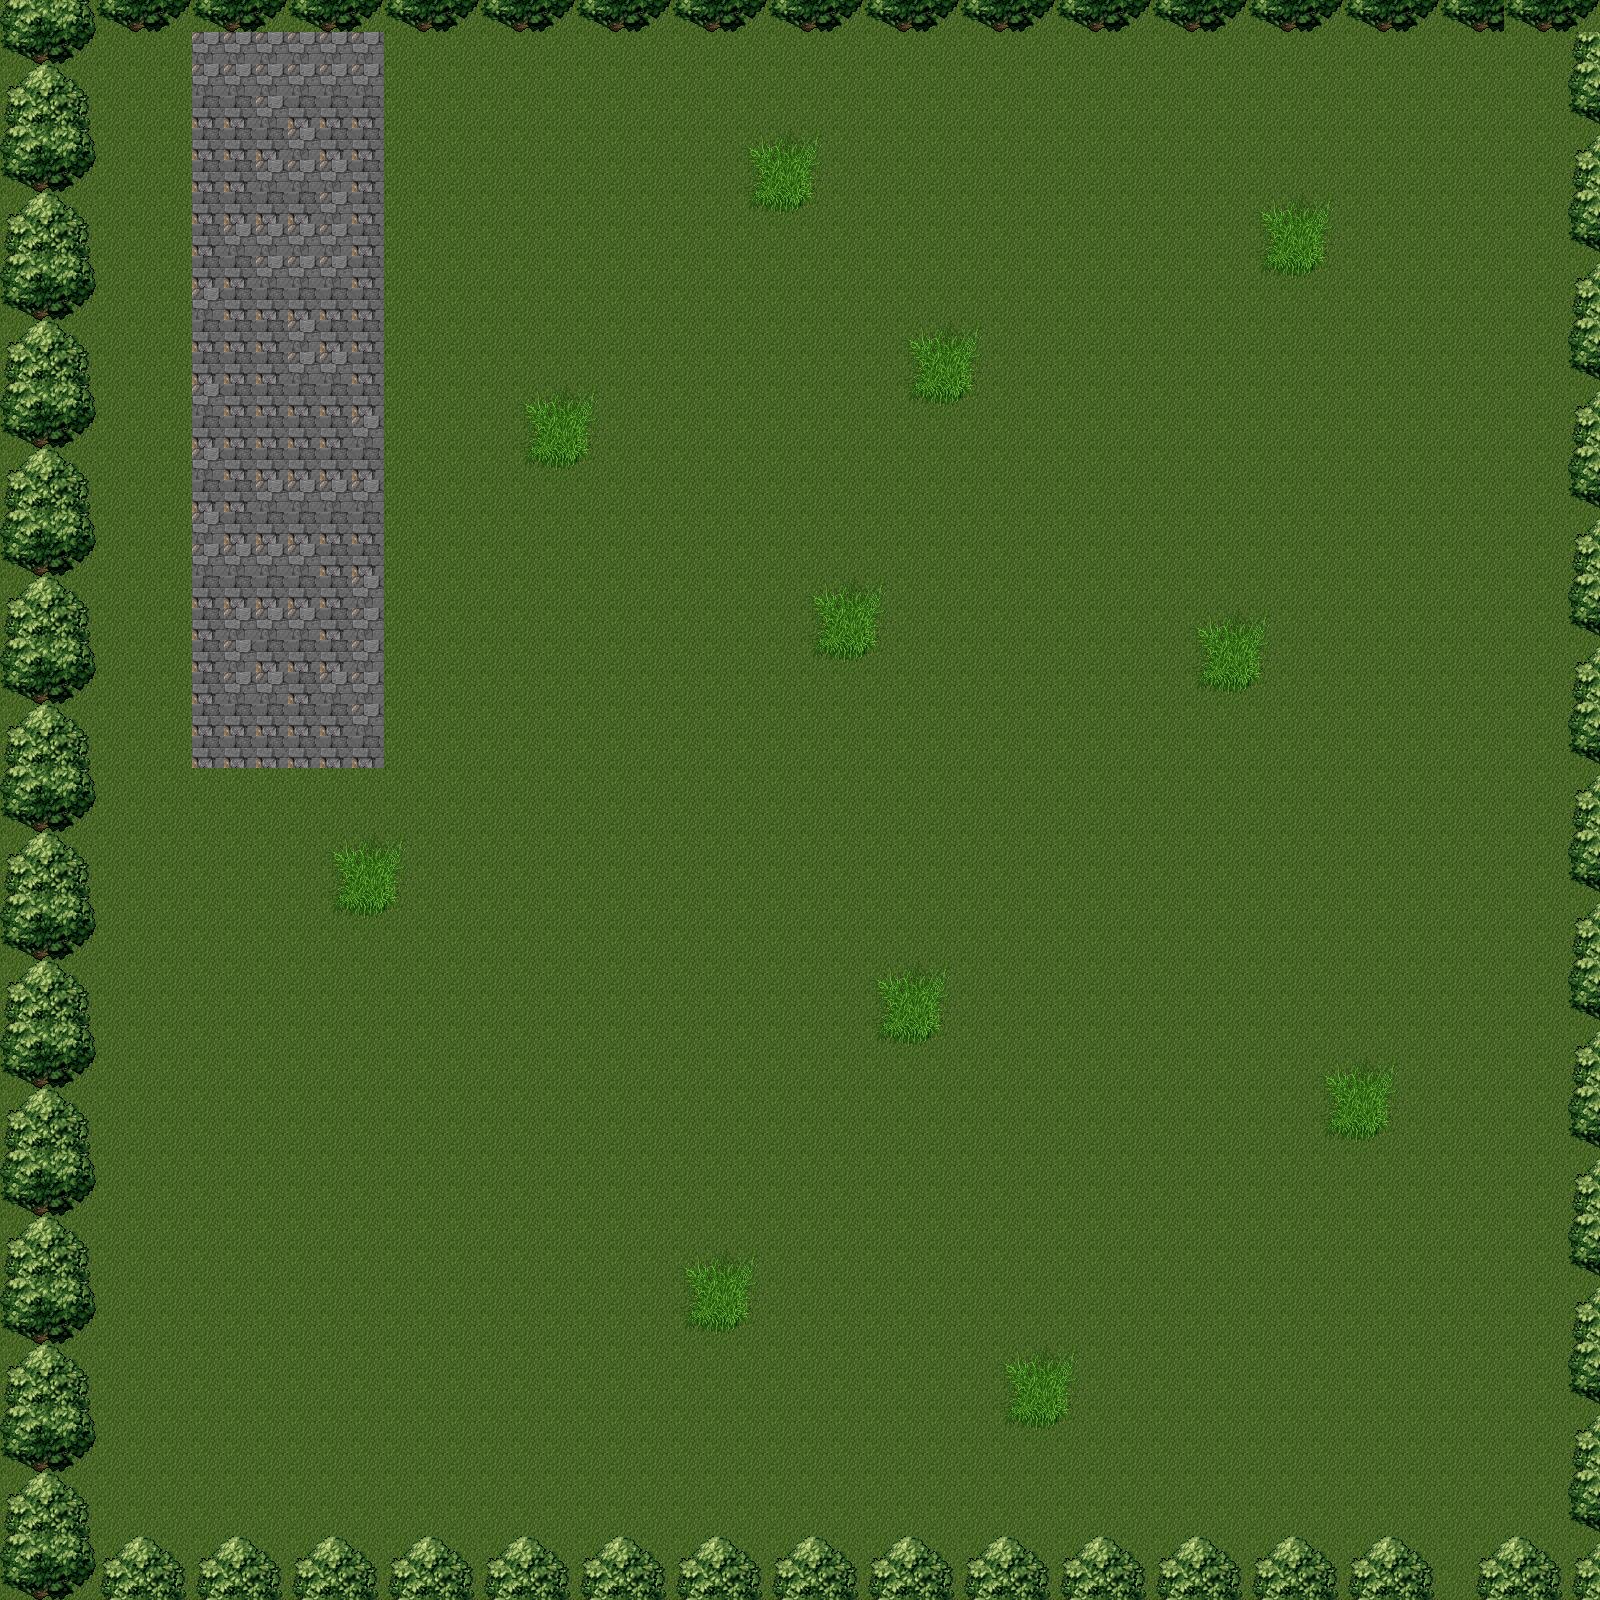

Rendered tile map (Tiled .tmx) drawn with the repository's tilesets; below, a short description and the map source with its tile grids summarised:
An orthogonal 50x50 tile map with 32x32 px tiles, 2 tile layers (Fondo, Arboles).

<map version="1.0" orientation="orthogonal" renderorder="right-down" width="50" height="50" tilewidth="32" tileheight="32" nextobjectid="5">
 <tileset firstgid="1" name="tileset" tilewidth="32" tileheight="32">
  <image source="tileset.png" width="512" height="512" />
  <tile id="201">
   <properties>
    <property name="bloqueado" value="" />
   </properties>
  </tile>
  <tile id="202">
   <properties>
    <property name="bloqueado" value="" />
   </properties>
  </tile>
  <tile id="217">
   <properties>
    <property name="bloqueado" value="" />
   </properties>
  </tile>
  <tile id="218">
   <properties>
    <property name="bloqueado" value="" />
   </properties>
  </tile>
  <tile id="233">
   <properties>
    <property name="bloqueado" value="" />
   </properties>
  </tile>
  <tile id="234">
   <properties>
    <property name="bloqueado" value="" />
   </properties>
  </tile>
  <tile id="249">
   <properties>
    <property name="bloqueado" value="" />
   </properties>
  </tile>
  <tile id="250">
   <properties>
    <property name="bloqueado" value="" />
   </properties>
  </tile>
 </tileset>
 <layer name="Fondo" width="50" height="50">
  <data>[2500 cells, 2500 non-empty, 1 distinct tile ids]</data>
 </layer>
 <layer name="Arboles" width="50" height="50">
  <data>[2500 cells, 573 non-empty, 23 distinct tile ids]</data>
 </layer>
</map>
